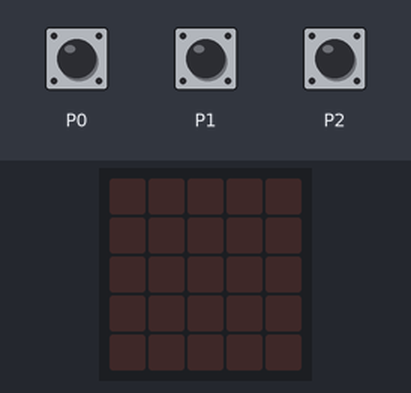
Bench run of a program on a simulated BBC micro:bit (MakeCode). Shown: the board's 5×5 LED display. The inputs (shaded band) are chosen by the test bench. Random numbers come from a fixed seed; the 48×5 strip is a reading aid, not a part: it shows the text the display is scrolling, unrolled, one strip-width of it at a time.

Above: at 1.2 s.
1.3 s: touch pin P0 pressed for 0.15 s
At 2.0 s:
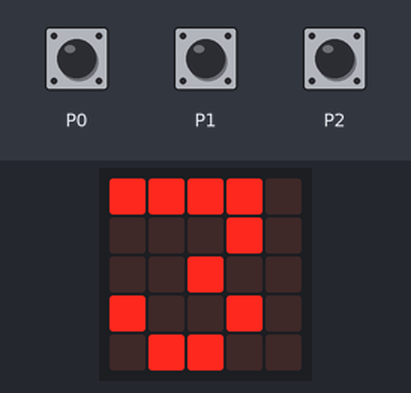
4.4 s: touch pin P1 pressed for 0.15 s
7.5 s: touch pin P0 pressed for 0.15 s
At 13.3 s:
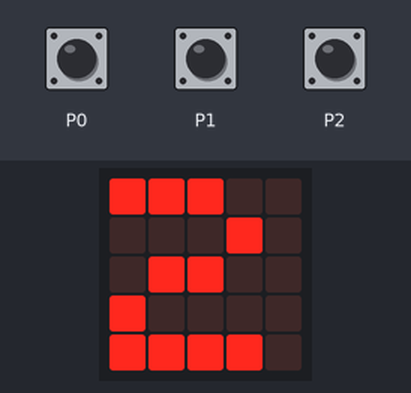
13.6 s: touch pin P2 pressed for 0.15 s
At 19.01 s:
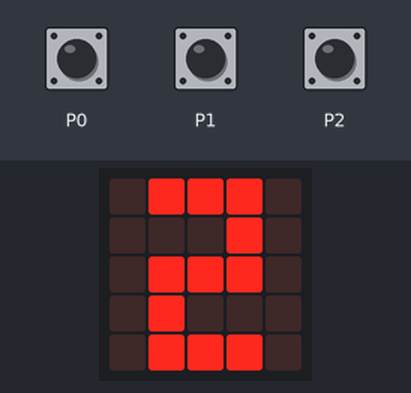

The program:

main.ts
```typescript
let tokar = false
let p2 = 0
let p1 = 0
input.onPinPressed(TouchPin.P0, function () {
    tokar = false
    basic.showNumber(3)
    basic.showNumber(2)
    basic.showNumber(1)
    basic.showString("bora")
    basic.pause(randint(1000, 10000))
    basic.showLeds(`
        . . # . .
        . . # . .
        . # # # .
        . # # # .
        . # # # .
        `)
    basic.pause(200)
    basic.clearScreen()
})
input.onPinPressed(TouchPin.P2, function () {
    if (tokar == false) {
        tokar = true
        p2 = 1
        basic.showLeds(`
            . # # # .
            . . . # .
            . # # # .
            . # . . .
            . # # # .
            `)
        basic.pause(100)
        basic.clearScreen()
    }
})
input.onPinPressed(TouchPin.P1, function () {
    if (tokar == false) {
        tokar = true
        p1 = 1
        basic.showLeds(`
            . . # . .
            . # # . .
            . . # . .
            . . # . .
            . # # # .
            `)
        basic.pause(200)
        basic.clearScreen()
    }
})
basic.forever(function () {
    if (p1 == 3) {
        for (let index = 0; index < 3; index++) {
            basic.showLeds(`
                # . . . #
                # # # # #
                . . # . .
                # . # . #
                # . # . #
                `)
            basic.pause(500)
        }
        basic.showString("player 1 levou essa")
        p2 = 0
        p1 = 0
    } else if (p2 == 3) {
        for (let index = 0; index < 3; index++) {
            basic.showLeds(`
                # . . . #
                # # # # #
                . . # . .
                # . # . #
                # . # . #
                `)
            basic.pause(500)
        }
        basic.showString("player 2 levou essa")
        p1 = 0
        p2 = 0
    }
})
```

test.ts
```typescript
// testes vão aqui; isto não será compilado quando este pacote for usado como uma extensão.
```

Measured:
- after the input at 1.3 s, the display: changes after 0.15 s (image 1)
- what the display in image 1 shows lasts 0.7 s, from 1.5 s to 2.2 s
- what the display in image 3 shows lasts 0.5 s, from 18.8 s to 19.3 s
